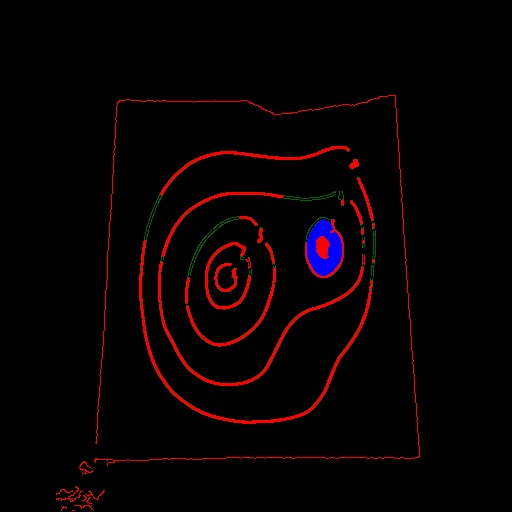
//> input picture code/testpics/MorphedLine1.jpg, 512 x 512 px, given in place of the camera
$ ./contourCamera   (built with g++ and OpenCV 4)
//> lines starting //> are read from the running program, lines starting //| are printed output that depends on the picture; after the words box and inside, x2 and y2 are one past the last pixel; in counts of white or black regions, pixels touching at a corner belong together
#include "opencv2/highgui/highgui.hpp"
#include "opencv2/core/core.hpp"
#include "opencv2/imgproc/imgproc.hpp"
#include <iostream>
#include <time.h>
#include <math.h>
#include <string.h>

#define JOIN_FLAG true
#define NEIGHBOURHOOD 5
#define DEBUG_FLAG false

int globalFPS;
int upperthresh = 2000;
int lowerthresh = 900;


using namespace cv;
using namespace std;

// [9 lines left out: function adjacent, not called in this run]


// [28 lines of commented-out code are left out]

void findContours(Mat* image, vector<vector<Point> >*contours, vector<Vec4i> *hierarchy){
  Mat contourImage(1024,2048, DataType<float>::type);
  vector<vector<Point> > joinedContours;

  // Find contours
  Canny( *image,contourImage,lowerthresh,upperthresh,5);
  findContours( contourImage, *contours, *hierarchy, CV_RETR_TREE, CV_CHAIN_APPROX_NONE, Point(0, 0) );
}

Mat* showContours(Mat* image, vector<vector<Point> >*contours, vector<Vec4i> *hierarchy){
  Scalar color = Scalar(255,255,255 );
  for(int i=0; i != contours->size(); i++){
    drawContours(*image, *contours, i, color, 1, 8, *hierarchy, 0, Point() );
  }
  return image;
}

// [47 lines left out: functions naiveContourJoin, cameraFound, not called in this run]

static void gray(Mat* image){
  cvtColor(*image,*image,CV_BGR2GRAY);
}

int main(int argc, char** argv)
{

  Mat diffFrame,tempBase,nextFrame,colourFrame;
  time_t start,end;
  globalFPS = 0;

  VideoCapture cam(0);
  //if(!cameraFound(&cam)) return -1;

  int frameCounter = 0;
  int fps;
  int stableCounter = 0;

  int thresh = 50;
  int maxVal = 255;
  int randomThresh = 175;


  cam >> tempBase;
//> tempBase is the input picture: 512 rows x 512 cols, CV_8UC3; mean B, G, R 2.2, 1.2, 7.5
  gray(&tempBase);
//> in gray, `cvtColor(*image,*image,CV_BGR2GRAY);`:
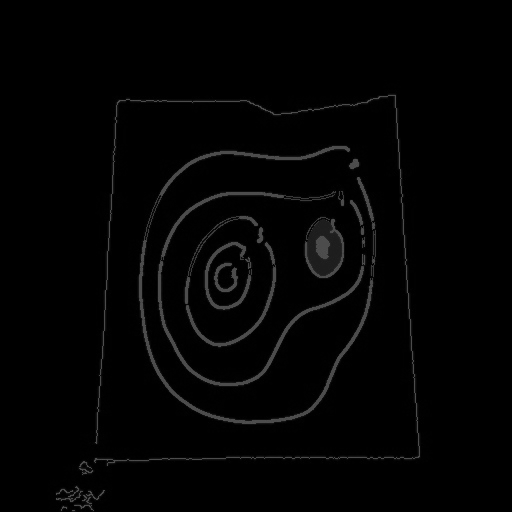
//> image: 512 rows x 512 cols, CV_8UC1; min 0, max 83, mean 3.2
  cout << "What the fuck" << endl;
    while( cam.isOpened() )    // check if we succeeded
      {
	if(!cam.read(nextFrame))
	  break;

	cam >> colourFrame;
	nextFrame = colourFrame;
        gray(&nextFrame);

	if(frameCounter == 0) {
	  time(&start);
	}

        imshow("Colour Camera",colourFrame);
	imshow("Current Base", tempBase);

	//Sort out FPS reading
	time(&end);
	frameCounter++;
	double seconds = difftime(end,start);
	fps = max(0,int(frameCounter/seconds));
	globalFPS += fps;
	globalFPS = (floor(globalFPS) == 0) ? 0 : globalFPS / 2;

	//ratioImages(tempBase, nextFrame, diffFrame);
	absdiff(tempBase, nextFrame, diffFrame);
//> diffFrame: 512 rows x 512 cols, CV_8UC1; every value is 0
	threshold(diffFrame, diffFrame, thresh, maxVal, THRESH_BINARY);
	imshow("Difference Frame", diffFrame);

	int changed = countNonZero(diffFrame > 0);
//> changed = 0

	if (changed > randomThresh) {
	  stableCounter = 0;
	  cout << "BG changed" <<endl;
	  tempBase = nextFrame;
	} else {
	  stableCounter++;
	}

	if (stableCounter == 25) {
	  cout << "image stablised" << endl;
	}


	Mat scaledImage(512,512, DataType<float>::type);
	//resize(nextFrame,scaledImage,scaledImage.size(),0,0,INTER_LINEAR);
	scaledImage = nextFrame;

	//Mat finalImage;
	//finalImage = *(findAndDrawContours(&scaledImage,DEBUG_FLAG,false));


	Mat erodedImage(512,512,DataType<float>::type);
	Mat dilatedImage(512,512,DataType<float>::type);
	Mat element = getStructuringElement( MORPH_ELLIPSE,
					     Size( NEIGHBOURHOOD, NEIGHBOURHOOD ),
					     Point( ceil(NEIGHBOURHOOD/2.0), ceil(NEIGHBOURHOOD/2.0) ) );


	//erosion then dilation since we want the darker (pen) regions to close
	erode(scaledImage,erodedImage,element);
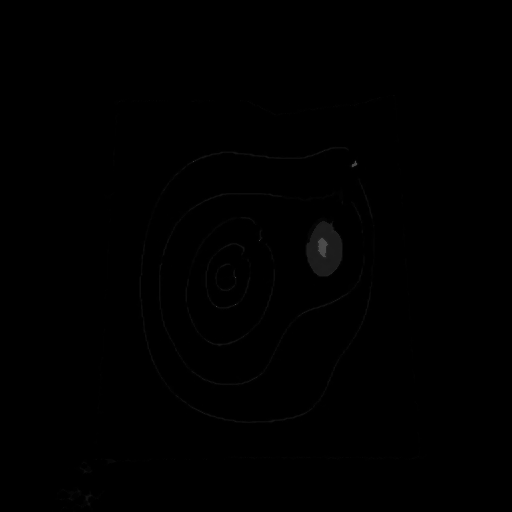
//> erodedImage: 512 rows x 512 cols, CV_8UC1; min 0, max 76, mean 0.4
	dilate(erodedImage,dilatedImage,element);


	vector<vector<Point> > contours;
	vector<Vec4i> hierarchy;
	findContours(&dilatedImage,&contours,&hierarchy);
//> in findContours, `Canny( *image,contourImage,lowerthresh,upperthresh,5);`:
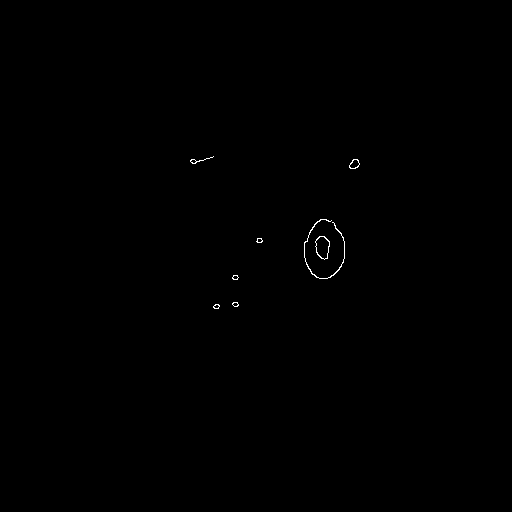
//> contourImage: 512 rows x 512 cols, CV_8UC1; 0.15% white in thin lines or dots, all inside (x1, y1, x2, y2) = (190, 156, 360, 309)
//> contours = 15 contours, 9 with area under 20; largest, box (x1, y1, x2, y2) and area: (315, 236, 330, 260) 242, (315, 236, 330, 260) 226, (349, 159, 360, 169) 67, (349, 159, 360, 169) 58, (304, 219, 345, 279) 44, (190, 156, 214, 164) 20
	showContours(&colourFrame, &contours, &hierarchy);
//> the loop in showContours, `for(int i=0; i != contours->size(); i++)` made 15 passes
//> after the loop in showContours, `for(int i=0; i != contours->size(); i++)`:
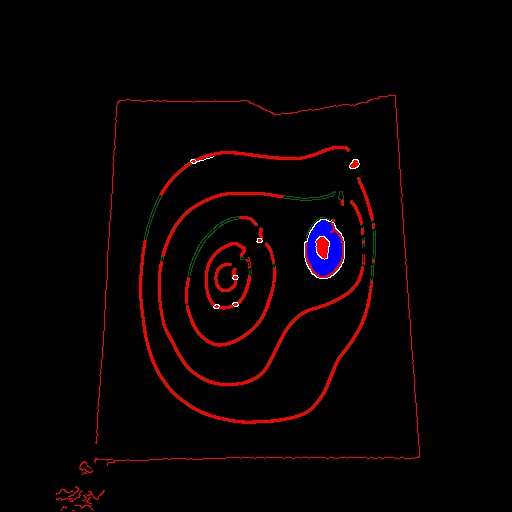
//> image: 512 rows x 512 cols, CV_8UC3; 0.15% of pixels changed, all inside (x1, y1, x2, y2) = (190, 156, 360, 309)


	imshow("Line overlay",colourFrame);

	int k = waitKey(10);
//> the Esc key is pressed

	if(k == 27) {
	  cam.release();
	  break;
	}

      }
  return 0;
}
